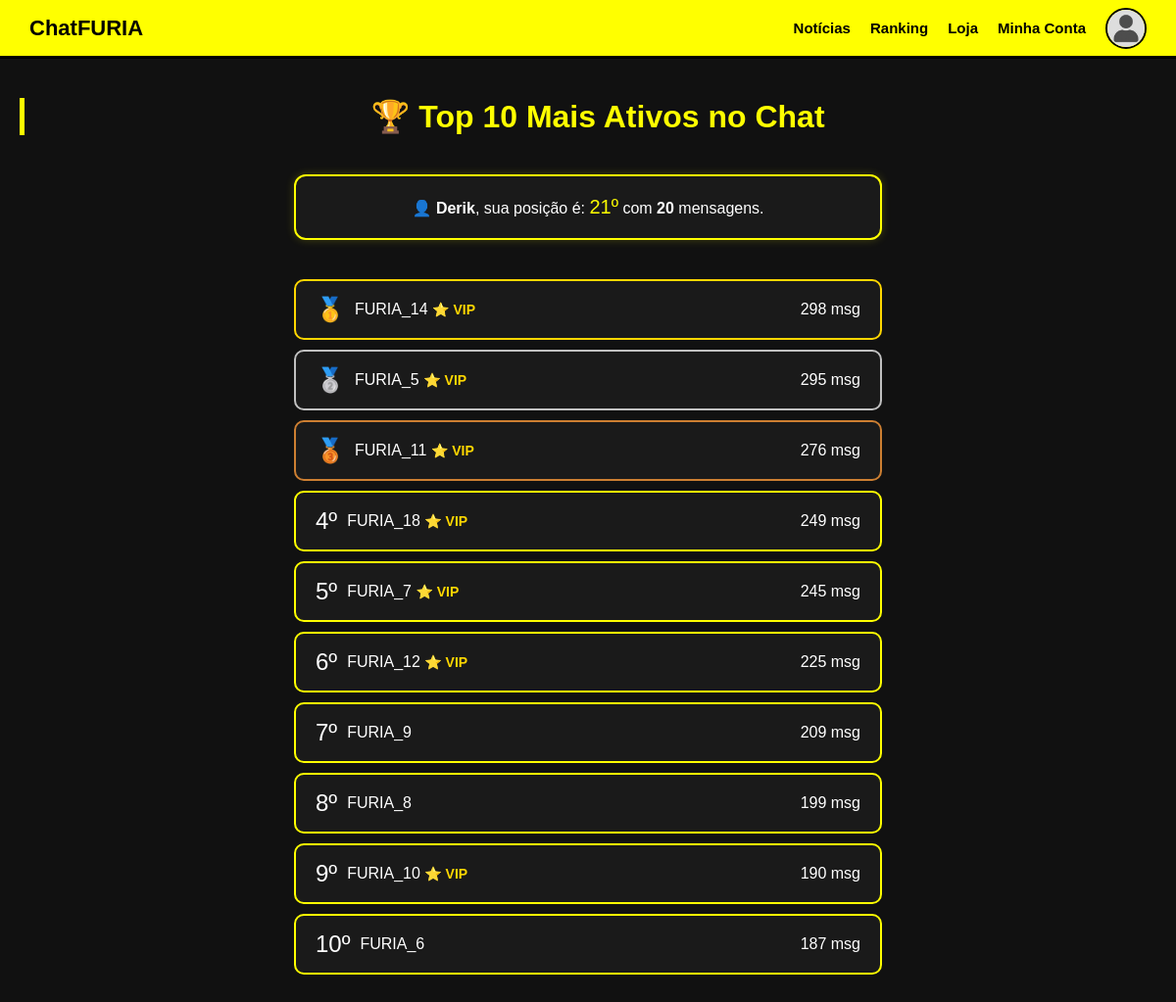
The app's page /ranking (signed in) with its own data.
### app/models/user.py (models this page shows, shortened)
class User(db.Model):
    id = db.Column(db.Integer, primary_key=True)
    nome = db.Column(db.String(100))
    nascimento = db.Column(db.String(10))  # YYYY-MM-DD
    nick = db.Column(db.String(50))
    email = db.Column(db.String(150), unique=True, nullable=False)
    senha_hash = db.Column(db.String(256), nullable=True)
    is_vip = db.Column(db.Boolean, default=False)
    foto_url = db.Column(
        db.String(255),
        nullable=True,
        default='/static/images/default_avatar.png'  # ✅ Foto padrão para novos usuários
    )
    twitter_id = db.Column(db.String(50), unique=True, nullable=True)  # ✅ ID do Twitter
    discord_id = db.Column(db.String(50), unique=True, nullable=True)  # ✅ ID do Discord
    twitch_channel = db.Column(db.String(100))

class ChatStats(db.Model):
    id = db.Column(db.Integer, primary_key=True)
    user_id = db.Column(db.Integer, db.ForeignKey('user.id'), unique=True)
    total_mensagens = db.Column(db.Integer, default=0)
    user = db.relationship("User", backref=db.backref("chat_stats", uselist=False))

### app/routes/main.py (the view)
@main.route("/ranking")
def ranking():
    email = session.get("user")
    user = User.query.filter_by(email=email).first() if email else None
    top_users = (
        ChatStats.query
        .join(User)
        .order_by(ChatStats.total_mensagens.desc())
        .limit(10)
        .all()
    )
    minha_posicao = None
    minhas_msgs = 0
    if user:
        all_users = (
            ChatStats.query
            .join(User)
            .order_by(ChatStats.total_mensagens.desc())
            .all()
        )
        for i, stat in enumerate(all_users, start=1):
            if stat.user_id == user.id:
                minha_posicao = i
                minhas_msgs = stat.total_mensagens
                break
    return render_template("ranking.html", top_users=top_users, minha_posicao=minha_posicao, minhas_msgs=minhas_msgs, user=user)

### app/routes/auth.py (called while the page is built)
@auth.before_app_request
def limpar_pendentes_expirados():
    limite = datetime.utcnow() - timedelta(hours=24)
    expirados = PendingUser.query.filter(PendingUser.criado_em < limite).all()
    for p in expirados:
        db.session.delete(p)
    if expirados:
        db.session.commit()

### app/templates/ranking.html (shortened to what this page needs)
<!DOCTYPE html>
<html lang="pt-BR">
<head>
</head>
<body>
  <header class="top-bar">
    <div class="top-left"><a href="/chat">Chat<span style="font-weight:900;">FURIA</span></a></div>
    <div class="top-right">
      <a href="/news">Notícias</a>
      <a href="/ranking">Ranking</a>
      <a href="https://www.furia.gg/" target="_blank">Loja</a>
      <a href="/painel">Minha Conta</a>
      {% if user %}
        <img src="{{ user.foto_url or '/static/images/default_avatar.png' }}" alt="avatar" class="avatar">
      {% endif %}
    </div>
  </header>
  <main>
    <h1>🏆 Top 10 Mais Ativos no Chat</h1>
    {% if minha_posicao %}
      <div class="sua-posicao">
        👤 <strong>{{ user.nick }}</strong>, sua posição é:
        <span>{{ minha_posicao }}º</span> com <strong>{{ minhas_msgs }}</strong> mensagens.
      </div>
    {% else %}
      <div class="sua-posicao" style="border-color: red;">
        ⚠️ Você ainda não enviou nenhuma mensagem no chat.
      </div>
    {% endif %}
    <div class="ranking">
      {% for stat in top_users %}
        <div class="rank-item">
          <div class="user-info">
            <span class="emoji">
              {% if loop.index == 1 %}🥇{% elif loop.index == 2 %}🥈{% elif loop.index == 3 %}🥉{% else %}{{ loop.index }}º{% endif %}
            </span>
            <span>
              {{ stat.user.nick }}
              {% if stat.user.is_vip %}<span class="vip-tag">⭐ VIP</span>{% endif %}
            </span>
          </div>
          <div>
            {{ stat.total_mensagens }} msg
          </div>
        </div>
      {% endfor %}
    </div>
  </main>
</body>
</html>

### app/templates/ranking.html (style rules this page uses)
* { box-sizing: border-box; }
html, body { margin: 0; padding: 0; background-color: #111; font-family: sans-serif; color: white; }
.top-bar { width: 100%; height: 60px; background-color: yellow; color: black; display: flex; justify-content: space-between; align-items: center; padding: 0 30px; font-weight: bold; border-bottom: 3px solid #000; position: fixed; top: 0; left: 0; z-index: 1000; }
.top-left { font-size: 22px; font-weight: 900; }
.top-left a { text-decoration: none; color: black; }
.top-right { display: flex; align-items: center; }
.top-right a { margin-left: 20px; text-decoration: none; color: black; font-size: 15px; transition: 0.2s; }
.avatar { width: 42px; height: 42px; object-fit: cover; border-radius: 50%; margin-left: 20px; border: 2px solid #000; }
main { margin-top: 100px; padding: 0 20px 40px; }
h1 { color: yellow; border-left: 5px solid yellow; padding-left: 15px; margin-bottom: 30px; text-align: center; }
.ranking { max-width: 600px; margin: 0 auto; }
.rank-item { display: flex; justify-content: space-between; align-items: center; background-color: #1a1a1a; padding: 15px 20px; border: 2px solid yellow; border-radius: 10px; margin-bottom: 10px; }
.rank-item:first-child { border-color: gold; }
.rank-item:nth-child(2) { border-color: silver; }
.rank-item:nth-child(3) { border-color: #cd7f32; }
.user-info { display: flex; align-items: center; gap: 10px; }
.emoji { font-size: 24px; }
.vip-tag { color: gold; font-weight: bold; font-size: 14px; }
.sua-posicao { margin: 40px auto; max-width: 600px; background-color: #1a1a1a; border: 2px solid yellow; border-radius: 12px; padding: 20px; text-align: center; box-shadow: 0 0 10px rgba(255, 255, 0, 0.2); }
.sua-posicao span { color: yellow; font-size: 20px; }
.sua-posicao strong { color: white; }

### records on screen
User: foto_url (placeholder picture), nick "Derik"
ChatStats: user.nick "FURIA_14", shows "⭐ VIP", total_mensagens "298"
ChatStats: user.nick "FURIA_5", shows "⭐ VIP", total_mensagens "295"
ChatStats: user.nick "FURIA_11", shows "⭐ VIP", total_mensagens "276"
ChatStats: user.nick "FURIA_18", shows "⭐ VIP", total_mensagens "249"
ChatStats: user.nick "FURIA_7", shows "⭐ VIP", total_mensagens "245"
ChatStats: user.nick "FURIA_12", shows "⭐ VIP", total_mensagens "225"
ChatStats: user.nick "FURIA_9", total_mensagens "209"
ChatStats: user.nick "FURIA_8", total_mensagens "199"
ChatStats: user.nick "FURIA_10", shows "⭐ VIP", total_mensagens "190"
ChatStats: user.nick "FURIA_6", total_mensagens "187"

### other values on screen
{{ minha_posicao }} "21"
{{ minhas_msgs }} "20"
